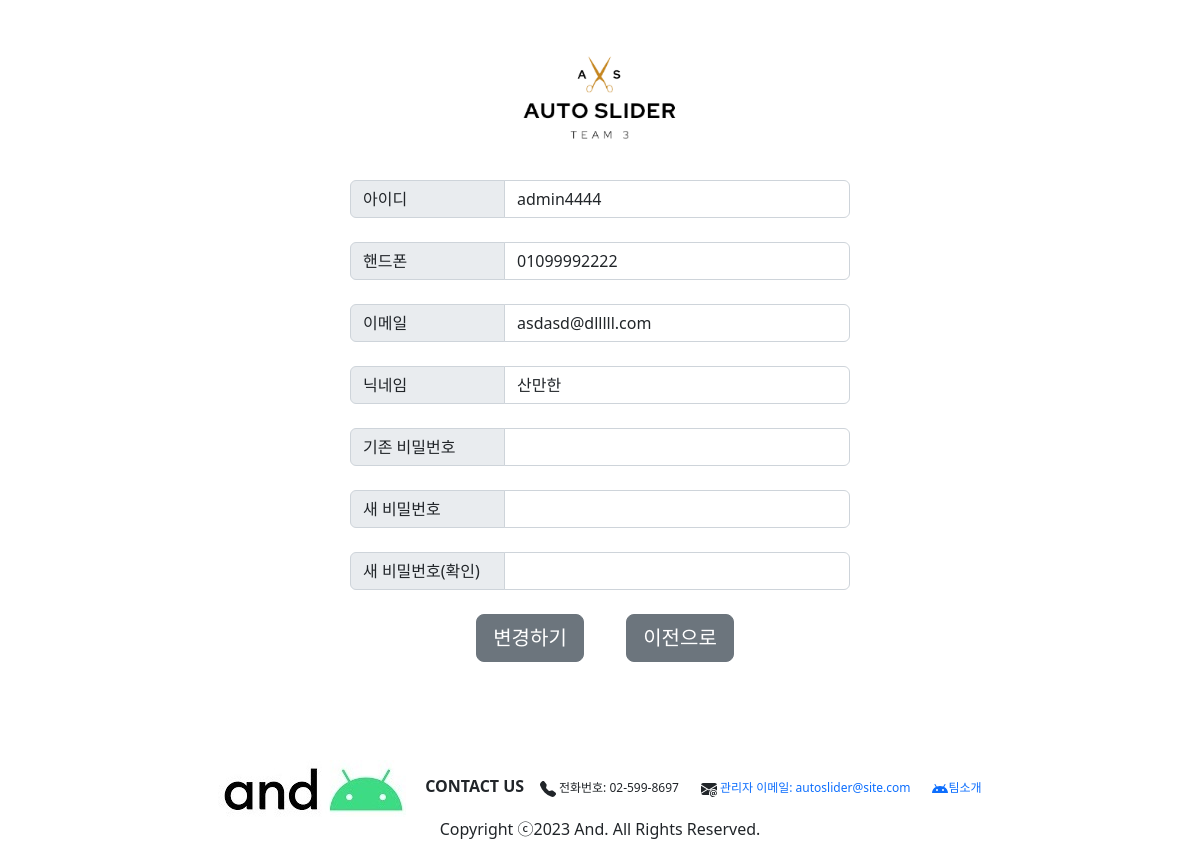
/profile/ (signed in), run on the app's committed database.
### common/models.py (models this page shows, shortened)
class CustomUser(AbstractUser):
    nickname = models.CharField(max_length=20, default='')
    phone_regex = RegexValidator(regex=r'^01([0|1|6|7|8|9])-?([0-9]{3,4})-?([0-9]{4})$') # 정규식 011-123-4567 혹은 010-1234-5678 기준
    phone = models.CharField(validators=[phone_regex], max_length=13, unique=True, verbose_name='phone', null=False, blank=False) # 010-1234-5678 기준 갯수
    USERNAME_FIELD = 'username'
    REQUIRED_FIELDS = ['phone', 'nickname', 'email']
    first_name = None
    last_name = None

### common/views.py (the view)
# urls.py: path('profile/', views.profile, name='profile'),
def profile(request):
    if request.method == 'POST':
        form = ChangeForm(request.POST, instance=request.user)
        form_pw = PasswordChangeForm(request.user, request.POST)
        if form.is_valid() and form_pw.is_valid():
            form.save()
            form_pw.save()
            new_password1 = form_pw.cleaned_data.get('new_password1')
            user = authenticate(password=new_password1)  # 사용자 인증
            auth_login(request, user)  # 로그인
            return redirect('common:login')
        else:
            new_password1 = request.POST.get('new_password1')
            new_password2 = request.POST.get('new_password2')
            context = {'new_password1': new_password1, 'new_password2': new_password2}
            return render(request, 'common/profile.html', context)
    else:
        form = ChangeForm(instance=request.user)
        form_pw = PasswordChangeForm(request.user)
        return render(request, 'common/profile.html', {'form':form, 'form_pw':form_pw})

### common/forms.py
class ChangeForm(UserChangeForm):
    nickname = forms.CharField(max_length=20)
    class Meta(UserChangeForm):
        model = CustomUser
        fields = ['username', 'password', 'nickname', 'phone', 'email']

### templates/common/profile.html (shortened to what this page needs)
{% extends 'base.html' %}
{% load static %}
{% block content %}
<div id="profile_container" class="profile container-fluid">
    <h1 id="profile_logo" class="logo">
        <a href="{% url 'common:login' %}"><img id="logo_img" src="{% static 'img/logo3.png' %}" class="img-fluid"></a>
    </h1>
    <div id="profile_content" class="profile_content">
        <form method="post" action="{% url 'common:profile' %}" id="profile_form">
        <div class="input-group mb-4">
            <span class="input-group-text" id="username">아이디</span>
            <input name="username" type="text" class="form-control" value="{{ user.username }}" aria-label="Username" aria-describedby="basic-addon1">
        </div>
        <div class="input-group mb-4">
            <span class="input-group-text" id="phone">핸드폰</span>
            <input name="phone" type="text" class="form-control" value="{{ user.phone }}" aria-label="Username" aria-describedby="basic-addon1">
        </div>
        <div class="input-group mb-4">
            <span class="input-group-text" id="email">이메일</span>
            <input name="email" type="text" class="form-control" value="{{ user.email }}" aria-label="Username" aria-describedby="basic-addon1">
        </div>
        <div class="input-group mb-4">
            <span class="input-group-text" id="nickname">닉네임</span>
            <input  name="nickname" type="text" class="form-control" value="{{ user.nickname }}" aria-label="Username" aria-describedby="basic-addon1">
        </div>
        <div class="input-group mb-4">
            <span class="input-group-text" id="old_password">기존 비밀번호</span>
            <input name="old_password" type="password" class="form-control" aria-label="Username" aria-describedby="basic-addon1">
        </div>
        <div class="input-group mb-4">
            <span class="input-group-text" id="new_password1">새 비밀번호</span>
            <input name="new_password1" type="password" class="form-control" aria-label="new_password1" aria-describedby="basic-addon1">
        </div>
        <div class="input-group mb-4">
            <span class="input-group-text" id="new_password2">새 비밀번호(확인)</span>
            <input name="new_password2" type="password" class="form-control" aria-label="new_password2" aria-describedby="basic-addon1">
        </div>
        </form>
        <div id="profile_div">
            <button type="submit" form="profile_form" class="btn btn-secondary btn-lg">변경하기</button>
        </div>
        <div id="pre_div">
            <button onclick="window.location.href='{% url 'boards:board_list' %}'" type="button" class="btn btn-secondary btn-lg">이전으로</button>
        </div>
    </div>
</div>
{% include 'footer.html' %}
{% endblock %}

### static/css/style.css (style rules this page uses)
#logo_img { position:relative; top:200px; width:200px; height:100px; }
#profile_div { width:200px; position:relative; left: 80px; }
#pre_div { width:200px; position:relative; left: 230px; bottom:48px; }
#profile_container { position:relative; top:100px; height:350px; }
#profile_logo { position:relative; bottom:300px; }
#profile_content { position:relative; bottom:100px; }
html, body, h1, h2, h3, h4, h5, h6, dl, dt, dd, ol, ul, li, div, p, strong, span { margin: 0; padding: 0; list-style: none; }
html, body { position: relative; width: 100%; height: 100%; }
a { text-decoration: none; }
.profile h1.logo { width: 100%; margin: 40px 0; }
.profile h1.logo a { display: block; }
.profile h1.logo #logo_img { display: block; margin: 0 auto; }
.profile_content { position:relative; width: 500px; margin: 0 auto; text-align:center; }
.profile_content #profile_form .input-group-text { width:155px; }

### data on the page
CustomUser: username "admin4444", phone "01099992222", email "asdasd@dlllll.com", nickname "산만한"
